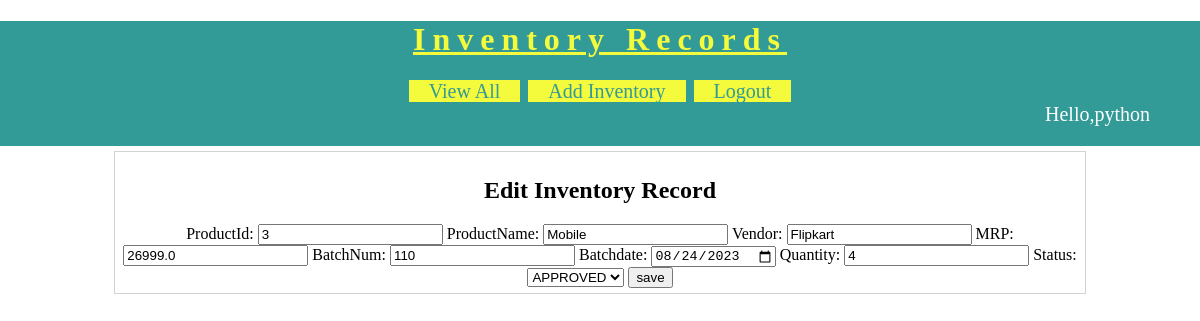
The app's page /app/edit-inventory?inventoryid=3 (signed in) with its own data.
### app/models.py (models this page shows, shortened)
class inventory(models.Model):
    ProductId=models.IntegerField()
    ProductName=models.CharField(max_length=100)
    Vendor=models.CharField(max_length=100)
    MRP=models.FloatField()
    BatchNum=models.IntegerField()
    BatchDate=models.DateField()
    Quantity=models.CharField(max_length=100)
    status=models.CharField(max_length=200, choices=status, default='pending')

### app/views.py (the view)
# urls.py: path("edit-inventory",editinventory),
@login_required(login_url="login")
def editinventory(request):
    item=models.inventory.objects.get(id=request.GET['inventoryid'])
    fields={'ProductId':item.ProductId,'ProductName':item.ProductName,'Vendor':item.Vendor
            ,'MRP':item.MRP,'BatchNum':item.BatchNum,'BatchDate':item.BatchDate,'Quantity':item.Quantity,
            'status':item.status}
    form=inventoryform(initial=fields)
    res=render(request,'appl/edit-inventory.html',{'item':item,'form':form})
    return res

### app/forms.py
class inventoryform(forms.ModelForm):
    status=[
    ('approve','APPROVED'),
    ('pending','PENDING')
    ]
    ProductId=forms.IntegerField(label='ProductId')
    ProductName=forms.CharField(label="ProductName",max_length=100)
    Vendor=forms.CharField(label="Vendor",max_length=100)
    MRP=forms.FloatField(label="MRP")
    BatchNum=forms.IntegerField(label="BatchNum")
    BatchDate=forms.DateField(widget=forms.DateInput(attrs={'class': 'form-control', 'type': 'date'}))
    Quantity=forms.CharField(label="Quantity",max_length=100)
    status=forms.ChoiceField(choices=status, widget=forms.Select(attrs={'class': 'form-control'}))
    class Meta:
        model = inventory
        fields = '__all__'

### templates/appl/edit-inventory.html (shortened to what this page needs)
<!DOCTYPE html>
{% load static %}
<html>
   <head>
     <link rel="stylesheet" href="{% static 'css/appl.css'%}">
     </head>
     <body>
       <div id="header">
         <h1>Inventory Records</h1>
         <div id="nav">
           <a href="view-all">View All</a>
           <a href="new-inventory">Add Inventory</a>
          <a href="logout">Logout</a>
          </div>
          <div id="hello">Hello,{{request.session.username}}</div>
        </div>
        <div id="main">
            <h2>Edit Inventory Record</h2>
            <form action="edit" method="POST">
              {{form}}
              <input type="submit" value="save">
              </form>
            </div>
          </body>
        </html>

### static/css/appl.css (style rules this page uses)
body { background-color:white; margin:0px 0px 0px 0px; font-family:"calibri"; }
#header { background-color:#329A97; padding-bottom:20px; text-align:center; }
#header h1 { text-align:center; color:#F4FA3C; letter-spacing:7px; text-decoration:underline; }
#nav { width:60%; margin:auto; }
#nav a { background-color:#F4FA3C; width:150px; border:solid 2px #329A97; font-size:20px; text-decoration:none; color:#329A97; padding-left:20px; padding-right:20px; }
#main { margin: auto; border:solid 1px lightgray; width:80%; padding:5px; margin-top:5px; }
#main form, #main h2 { text-align:center; }
#hello { text-align:right; margin-right:50px; font-size:20px; color:white; }

### records on screen
inventory: ProductId "3", ProductName "Mobile", Vendor "Flipkart", MRP "26999.0", BatchNum "110", BatchDate "08/24/2023", Quantity "4", status "APPROVED"

### other values on screen
{{ request.session.username }} "python"
